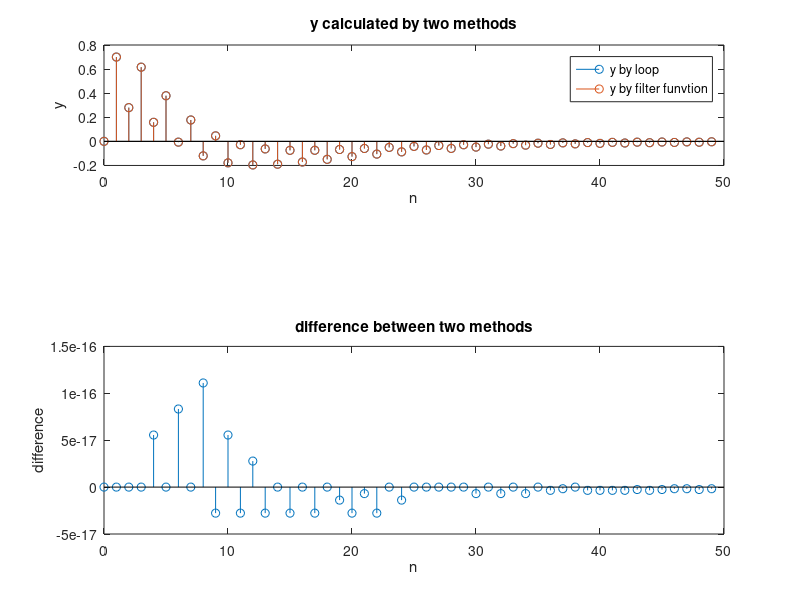

This figure's MATLAB source:
clear all
close all
clc

% use loop to calculate y
n = 0 : 49;
x = (0.7).^n .* n;
y = zeros(1, 50);
y(1) = x(1);
y(2) = x(2) - x(1);
for i = 3 : 50
    y(i) = x(i) - x(i - 1) + 0.81 * y(i - 2);
end

% use filter to calculate y

a = [1 0 -.81];
b = [1 -1 0];
y_filter = filter(b, a, x);

diff = y - y_filter;
figure(1);
subplot(311)
stem(n, y)

hold on
stem(n, y_filter)
xlabel('n')
ylabel('y')
title('y calculated by two methods')
legend('y by loop', 'y by filter funvtion')

subplot(212)
stem(n, diff)
xlabel('n')
ylabel('difference')
title('difference between two methods')
